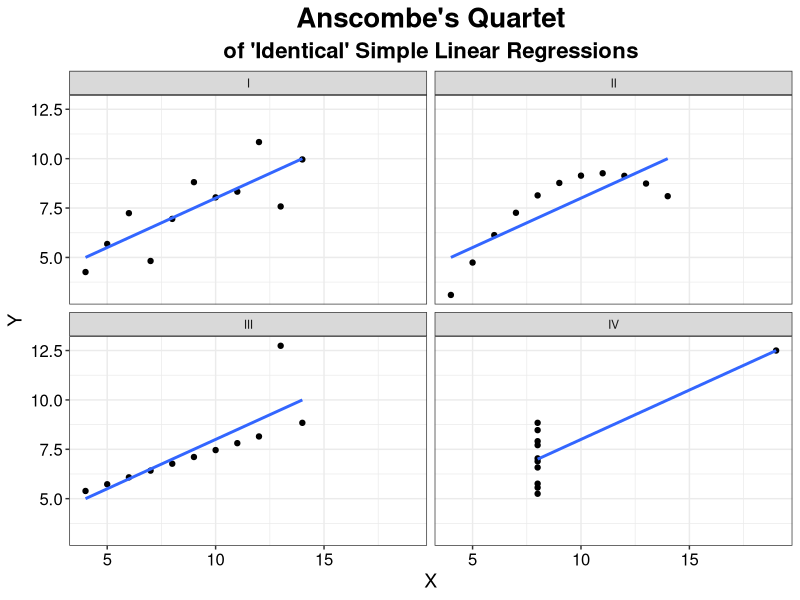

Write the R code that produced this figure.
## ---- chunk 1
data("anscombe")
## ---- chunk 2
hello <- "hello"
## ---- chunk 3
library(dplyr)
library(ggplot2)
library(tidyr)
## ---- chunk 4
mean(anscombe$x1)
## ---- chunk 5
anscombe_tidy <- anscombe %>%
    mutate(observation = seq_len(n())) %>%
    gather(key, value, -observation) %>%
    separate(key, c("variable", "set"), 1, convert = TRUE) %>%
    mutate(set = c("I", "II", "III", "IV")[set]) %>%
    spread(variable, value)

ggplot(anscombe_tidy, aes(x, y)) +
  geom_point() +
  facet_wrap(~ set) +
  geom_smooth(method = "lm", se = FALSE)+
  xlab("X")+
  ylab("Y")+
  labs(
    title = "Anscombe's Quartet",
    subtitle = "of 'Identical' Simple Linear Regressions"
  )+
  theme_bw()+
  theme(
    plot.title         = element_text(hjust = 0.5, size = 20, colour="black", face = "bold"),
    plot.subtitle      = element_text(hjust = 0.5, size = 16, colour="black", face = "bold"),
    legend.title       = element_text(hjust = 0.5, size = 14, colour="black", face = "bold"),
    plot.caption       = element_text(size = 10, colour="black"),
    axis.title         = element_text(size = 14, colour="black"),
    axis.text.x        = element_text(size = 12, colour="black", angle = 0, hjust = 0.5),
    axis.text.y        = element_text(size = 12, colour="black"),
    legend.position    = 'bottom',
    legend.direction   = "horizontal",
    legend.text        = element_text(size = 12, colour="black")
  )
